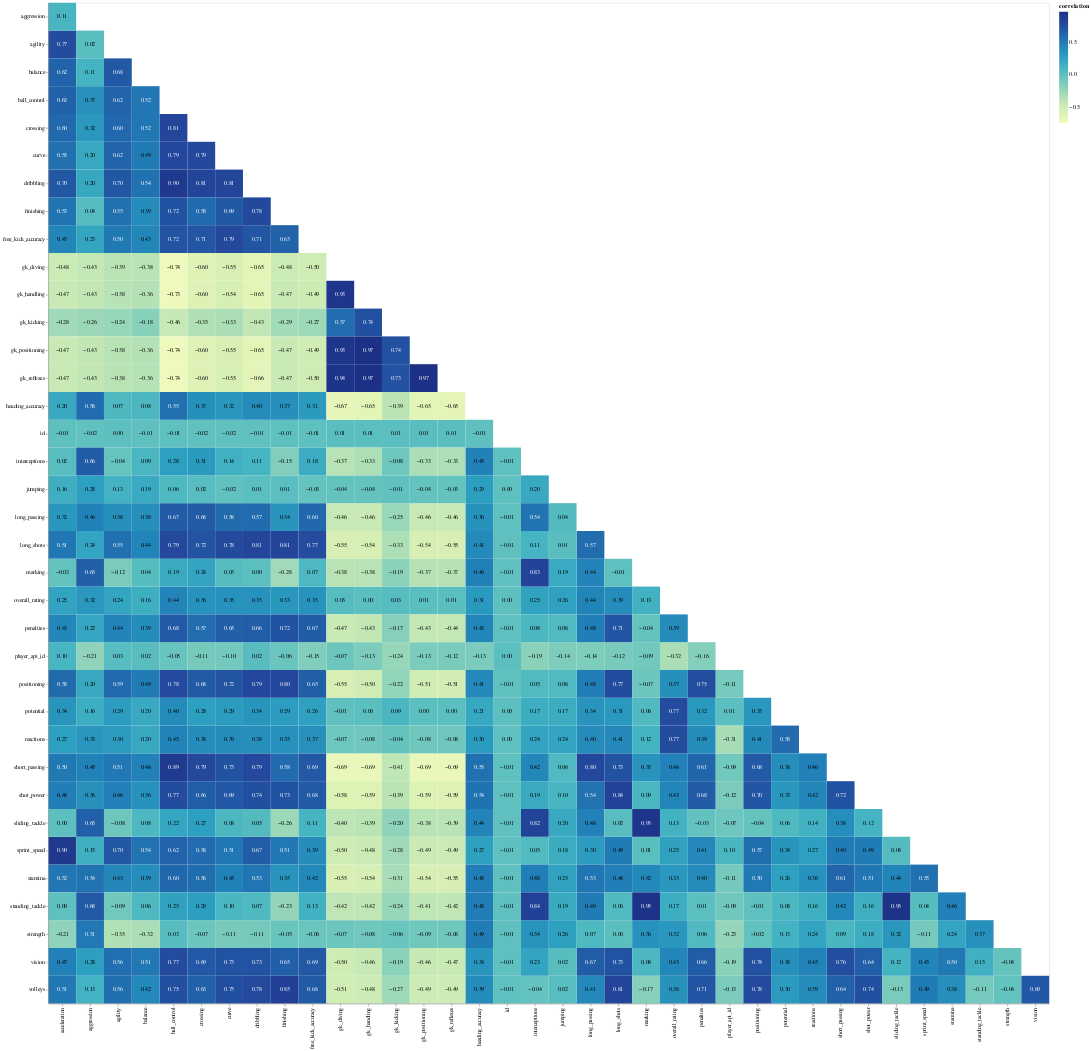

Source (notebook cell):
### Code cell
def alt_corr_plot(df: pd.DataFrame, *, box_size=100, annot_size=30) -> alt.Chart:
    corrMatrix = df.corr()\
    .reset_index()\
    .melt('index')
    corrMatrix.columns = ['var1', 'var2', 'correlation']
    
    base = alt.Chart(corrMatrix).transform_filter(
        alt.datum.var1 < alt.datum.var2
    ).encode(
        x=alt.X('var1',title=''),
        y=alt.Y('var2',title=''),
    ).properties(
        width=alt.Step(box_size),
        height=alt.Step(box_size)
    )

    rects = base.mark_rect().encode(
        color='correlation'
    )

    text = base.mark_text(
        size=annot_size
    ).encode(
        text=alt.Text('correlation', format=".2f"),
        color=alt.condition(
            "datum.correlation > 0.5",
            alt.value('white'),
            alt.value('black')
        )
    )

    return rects + text

alt_corr_plot(player_attrs, box_size=50, annot_size=10)

### Figure 1 — Vega-Lite specification as saved in the notebook (floating-point values rounded to 4 significant figures; data arrays with more than 128 entries replaced by an {"elided": "..."} marker saying what was removed)
{"config": {"view": {"continuousWidth": 400, "continuousHeight": 300}}, "layer": [{"mark": "rect", "encoding": {"color": {"field": "correlation", "type": "quantitative"}, "x": {"field": "var1", "title": "", "type": "nominal"}, "y": {"field": "var2", "title": "", "type": "nominal"}}, "height": {"step": 50}, "transform": [{"filter": "(datum.var1 < datum.var2)"}], "width": {"step": 50}}, {"mark": {"type": "text", "size": 10}, "encoding": {"color": {"condition": {"value": "white", "test": "datum.correlation > 0.5"}, "value": "black"}, "text": {"field": "correlation", "format": ".2f", "type": "quantitative"}, "x": {"field": "var1", "title": "", "type": "nominal"}, "y": {"field": "var2", "title": "", "type": "nominal"}}, "height": {"step": 50}, "transform": [{"filter": "(datum.var1 < datum.var2)"}], "width": {"step": 50}}], "data": {"name": "data-809a2a5476c7d72d22207ab3c13c28f1"}, "$schema": "https://vega.github.io/schema/vega-lite/v4.17.0.json", "datasets": {"data-809a2a5476c7d72d22207ab3c13c28f1": {"elided": "1369 records"}}}
